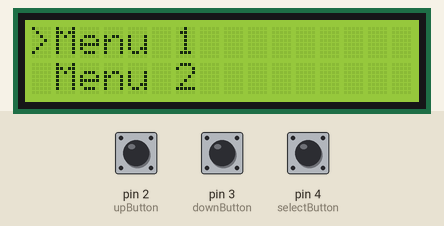
Recording of a sketch running on a simulated Arduino Uno, built with avr-gcc and run on an emulated ATmega328P. On the bench: 16×2 character LCD. The inputs (shaded band) are chosen by the test bench; at power-on: pin 4 (selectButton) HIGH, pin 2 (upButton) HIGH, pin 3 (downButton) HIGH.

Above: at 1.2 s.
1.3 s: pin 4 (selectButton) pulled LOW for 1 s
At 2.8 s:
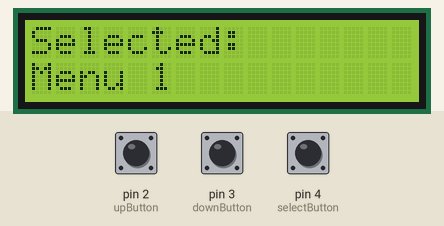
3.8 s: pin 4 (selectButton) pulled LOW for 0.15 s
At 4.9 s:
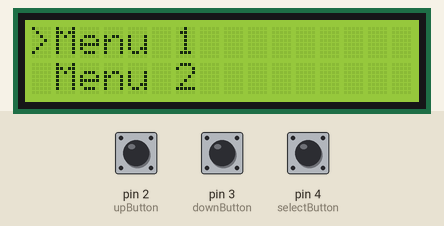
5.4 s: pin 2 (upButton) pulled LOW for 3.2 s
At 5.52 s:
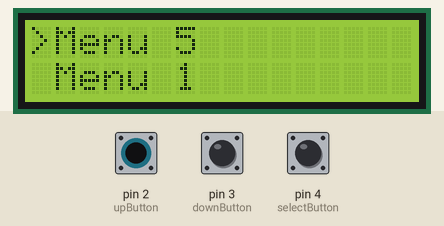
10.1 s: pin 4 (selectButton) pulled LOW for 3.2 s
At 14.3 s:
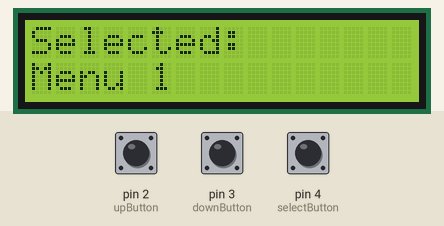
Timing chart, 0 to 15.8 s (numbered marks = the images above; inputs shaded):
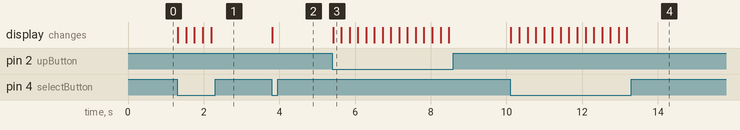

The sketch:

simpleMenuV1.ino
```cpp
#include <Wire.h>
#include <LiquidCrystal_I2C.h>

// Inisialisasi LCD I2C dengan alamat default 0x27
LiquidCrystal_I2C lcd(0x27, 16, 2);

// Definisi pin tombol
const int upButton = 2;     // Tombol "Up"
const int downButton = 3;   // Tombol "Down"
const int selectButton = 4; // Tombol "Select"

// Variabel untuk menu
const char* menuItems[] = {"Menu 1", "Menu 2", "Menu 3", "Menu 4", "Menu 5"};
const int menuCount = sizeof(menuItems) / sizeof(menuItems[0]);
int currentMenuIndex = 0;

// Variabel debounce
unsigned long lastDebounceTime = 0;
unsigned long debounceDelay = 200; // 200ms debounce

// Status untuk mode tampilan menu atau pilihan
bool isMenuActive = true;

void setup() {
  // Inisialisasi tombol sebagai input pull-up
  pinMode(upButton, INPUT_PULLUP);
  pinMode(downButton, INPUT_PULLUP);
  pinMode(selectButton, INPUT_PULLUP);

  // Inisialisasi LCD
  lcd.init();
  lcd.backlight();

  // Tampilkan menu awal
  displayMenu();
}

void loop() {
  // Tombol "Up" hanya aktif saat mode menu
  if (isMenuActive && digitalRead(upButton) == LOW && (millis() - lastDebounceTime) > debounceDelay) {
    currentMenuIndex--;
    if (currentMenuIndex < 0) currentMenuIndex = menuCount - 1; // Kembali ke menu terakhir
    displayMenu();
    lastDebounceTime = millis(); // Reset timer debounce
  }

  // Tombol "Down" hanya aktif saat mode menu
  if (isMenuActive && digitalRead(downButton) == LOW && (millis() - lastDebounceTime) > debounceDelay) {
    currentMenuIndex++;
    if (currentMenuIndex >= menuCount) currentMenuIndex = 0; // Kembali ke menu pertama
    displayMenu();
    lastDebounceTime = millis(); // Reset timer debounce
  }

  // Tombol "Select"
  if (digitalRead(selectButton) == LOW && (millis() - lastDebounceTime) > debounceDelay) {
    if (isMenuActive) {
      // Jika mode menu, tampilkan pilihan menu
      lcd.clear();
      lcd.setCursor(0, 0);
      lcd.print("Selected:");
      lcd.setCursor(0, 1);
      lcd.print(menuItems[currentMenuIndex]);
      isMenuActive = false; // Beralih ke mode tampilan pilihan
    } else {
      // Jika mode tampilan pilihan, kembali ke menu
      displayMenu();
      isMenuActive = true; // Kembali ke mode menu
    }
    lastDebounceTime = millis(); // Reset timer debounce
  }
}

// Fungsi untuk menampilkan menu di LCD
void displayMenu() {
  lcd.clear();
  lcd.setCursor(0, 0); // Baris pertama
  lcd.print(">"); // Tanda kursor
  lcd.print(menuItems[currentMenuIndex]); // Menu aktif

  // Tampilkan menu berikutnya jika ada
  lcd.setCursor(0, 1); // Baris kedua
  int nextMenuIndex = (currentMenuIndex + 1) % menuCount; // Looping menu
  lcd.print(" "); // Tanpa kursor
  lcd.print(menuItems[nextMenuIndex]);
}
```

Measured:
- after the input at 1.3 s, the display: changes at once (image 1)
- after the input at 3.8 s, the display: changes at once (image 2)
- after the input at 5.4 s, the display: changes at once (image 3)
- after the input at 10.1 s, the display: changes at once (image 4)
